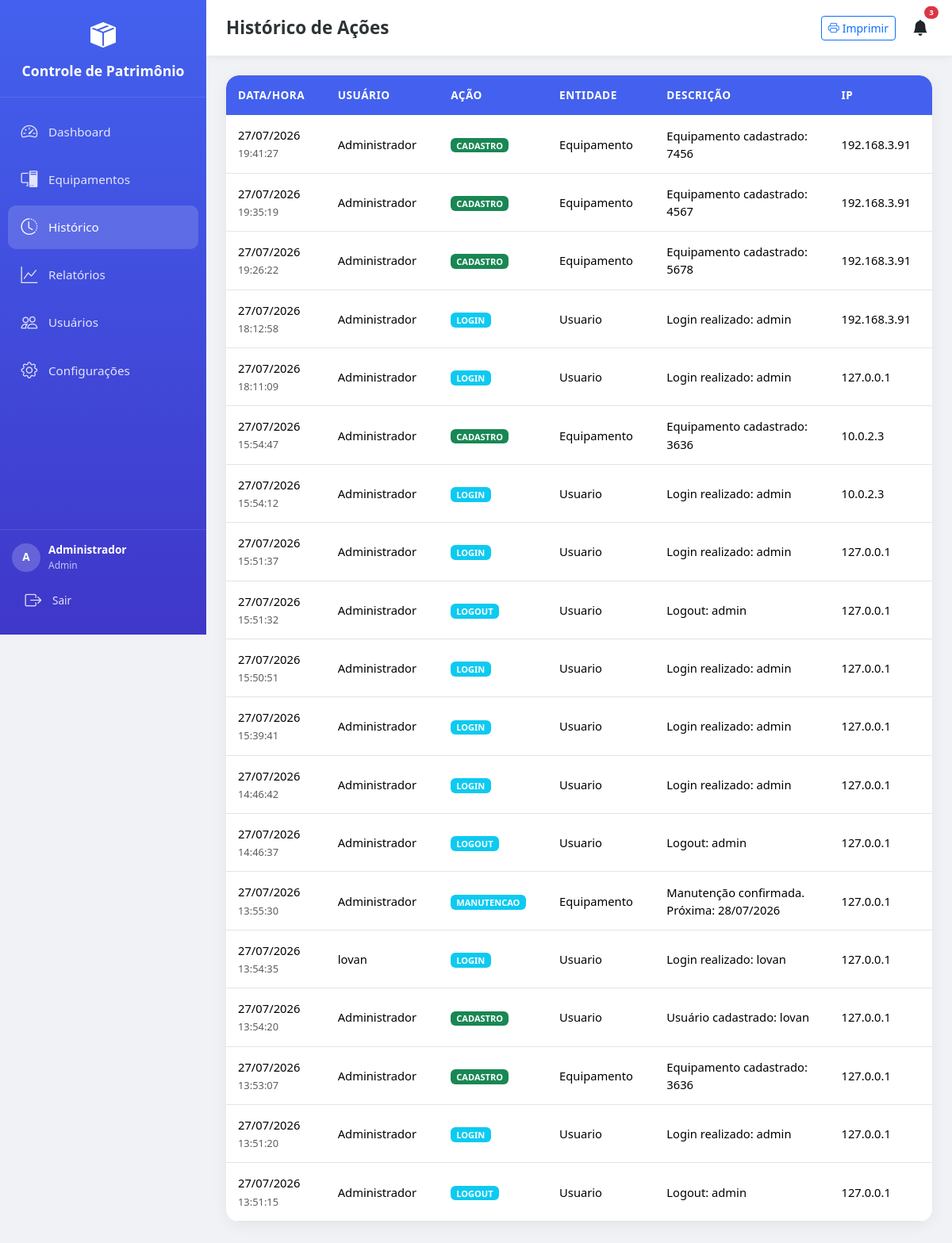
/historico (signed in), run on the app's committed database.
### app/models/models.py (models this page shows, shortened)
class Configuracao(db.Model):
    __tablename__ = 'configuracoes'
    id = db.Column(db.Integer, primary_key=True)
    nome_empresa = db.Column(db.String(200), default='Controle de Patrimônio')
    logo = db.Column(db.String(200), nullable=True)
    dias_lembrete_manutencao = db.Column(db.String(50), default='30,15,7,1')
    tema = db.Column(db.String(20), default='claro')
    data_atualizacao = db.Column(db.DateTime, default=datetime.now, onupdate=datetime.now)

class Usuario(UserMixin, db.Model):
    __tablename__ = 'usuarios'
    id = db.Column(db.Integer, primary_key=True)
    nome = db.Column(db.String(100), nullable=False)
    username = db.Column(db.String(50), unique=True, nullable=False)
    email = db.Column(db.String(120), unique=True, nullable=False)
    password_hash = db.Column(db.String(256), nullable=False)
    is_admin = db.Column(db.Boolean, default=False)
    ativo = db.Column(db.Boolean, default=True)
    data_criacao = db.Column(db.DateTime, default=datetime.now)
    equipamentos = db.relationship('Equipamento', backref='usuario_cadastro', lazy=True)

class Historico(db.Model):
    __tablename__ = 'historico'
    id = db.Column(db.Integer, primary_key=True)
    usuario_id = db.Column(db.Integer, db.ForeignKey('usuarios.id'), nullable=True)
    usuario_nome = db.Column(db.String(100))
    acao = db.Column(db.String(50), nullable=False)
    entidade = db.Column(db.String(50), nullable=False)
    entidade_id = db.Column(db.Integer)
    descricao = db.Column(db.Text)
    data = db.Column(db.DateTime, default=datetime.now)
    ip = db.Column(db.String(50))

### app/routes/main.py (the view)
@bp.route('/historico')
@login_required
def historico():
    page = request.args.get('page', 1, type=int)
    query = Historico.query.order_by(Historico.data.desc())
    pagination = query.paginate(page=page, per_page=50, error_out=False)
    config = Configuracao.query.first()
    return render_template('historico.html', historico=pagination.items, pagination=pagination, config=config)

### app/__init__.py (called while the page is built)
def create_app():
    app = Flask(__name__)
    app.config.from_object(Config)
    db.init_app(app)
    login_manager.init_app(app)
    login_manager.login_view = 'auth.login'
    login_manager.login_message = 'Por favor, faça login para acessar esta página.'
    login_manager.login_message_category = 'warning'
    with app.app_context():
        from app.routes import auth, main, api, admin
        app.register_blueprint(auth.bp)
        app.register_blueprint(main.bp)
        app.register_blueprint(api.bp, url_prefix='/api')
        app.register_blueprint(admin.bp, url_prefix='/admin')
        db.create_all()
        criar_admin_padrao()
        criar_config_padrao()
    @app.context_processor
    def inject_date():
        from datetime import date
        return dict(date=date)
    return app

### app/routes/auth.py (called while the page is built)
@login_manager.user_loader
def load_user(user_id):
    return Usuario.query.get(int(user_id))

### app/templates/historico.html (shortened to what this page needs)
{% extends "base.html" %}
{% block page_title %}Histórico de Ações{% endblock %}
{% block content %}
<div class="card-modern overflow-hidden">
    <div class="table-responsive">
        <table class="table table-modern mb-0">
            <thead>
                <tr>
                    <th>Data/Hora</th>
                    <th class="d-none d-md-table-cell">Usuário</th>
                    <th>Ação</th>
                    <th class="d-none d-lg-table-cell">Entidade</th>
                    <th>Descrição</th>
                    <th class="d-none d-xl-table-cell">IP</th>
                </tr>
            </thead>
            <tbody>
                {% for h in historico %}
                <tr>
                    <td>
                        <span class="d-block">{{ h.data.strftime('%d/%m/%Y') }}</span>
                        <small class="text-muted">{{ h.data.strftime('%H:%M:%S') }}</small>
                    </td>
                    <td class="d-none d-md-table-cell">{{ h.usuario_nome or 'Sistema' }}</td>
                    <td><span class="badge bg-{{ 'success' if h.acao=='CADASTRO' else 'warning' if h.acao=='EDICAO' else 'danger' if h.acao=='EXCLUSAO' else 'info' }}">{{ h.acao }}</span></td>
                    <td class="d-none d-lg-table-cell">{{ h.entidade }}</td>
                    <td>
                        {{ h.descricao or '-' }}
                    </td>
                    <td class="d-none d-xl-table-cell">{{ h.ip or '-' }}</td>
                </tr>
                {% else %}
                <tr><td colspan="6" class="text-center py-4 text-muted">Nenhum registro.</td></tr>
                {% endfor %}
            </tbody>
        </table>
    </div>
</div>
{% endblock %}

### app/templates/base.html (shortened to what this page needs)
<!DOCTYPE html>
<html lang="pt-BR" data-theme="{{ config.tema if config else 'claro' }}">
<head>
    <link href="https://cdn.jsdelivr.net/npm/bootstrap@5.3.2/dist/css/bootstrap.min.css" rel="stylesheet">
    <link rel="stylesheet" href="https://cdn.jsdelivr.net/npm/bootstrap-icons@1.11.1/font/bootstrap-icons.css">
    <link rel="stylesheet" href="/static/css/style.css">
</head>
<body>
    {% if current_user.is_authenticated %}
    <nav class="sidebar" id="sidebar">
        <div class="sidebar-header">
            <div class="logo-icon"><i class="bi bi-box-seam-fill"></i></div>
            <div class="logo-text">{{ config.nome_empresa if config else 'Patrimônio' }}</div>
        </div>
        <div class="sidebar-nav">
            <div class="nav-item">
                <a href="{{ url_for('main.dashboard') }}" class="nav-link {% if request.endpoint == 'main.dashboard' %}active{% endif %}">
                    <i class="bi bi-speedometer2"></i>
                    <span class="nav-text">Dashboard</span>
                </a>
            </div>
            <div class="nav-item">
                <a href="{{ url_for('main.equipamentos') }}" class="nav-link {% if request.endpoint.startswith('main.equipamento') %}active{% endif %}">
                    <i class="bi bi-pc-display"></i>
                    <span class="nav-text">Equipamentos</span>
                </a>
            </div>
            <div class="nav-item">
                <a href="{{ url_for('main.historico') }}" class="nav-link {% if request.endpoint == 'main.historico' %}active{% endif %}">
                    <i class="bi bi-clock-history"></i>
                    <span class="nav-text">Histórico</span>
                </a>
            </div>
            <div class="nav-item">
                <a href="{{ url_for('main.relatorios') }}" class="nav-link {% if request.endpoint == 'main.relatorios' %}active{% endif %}">
                    <i class="bi bi-graph-up"></i>
                    <span class="nav-text">Relatórios</span>
                </a>
            </div>
            {% if current_user.is_admin %}
            <div class="nav-item">
                <a href="{{ url_for('admin.usuarios') }}" class="nav-link {% if request.endpoint.startswith('admin.') %}active{% endif %}">
                    <i class="bi bi-people"></i>
                    <span class="nav-text">Usuários</span>
                </a>
            </div>
            <div class="nav-item">
                <a href="{{ url_for('admin.configuracoes') }}" class="nav-link {% if request.endpoint == 'admin.configuracoes' %}active{% endif %}">
                    <i class="bi bi-gear"></i>
                    <span class="nav-text">Configurações</span>
                </a>
            </div>
            {% endif %}
        </div>
        <div class="sidebar-footer">
            <div class="user-info">
                <div class="user-avatar">{{ current_user.nome[0] }}</div>
                <div>
                    <div style="font-weight:600;">{{ current_user.nome }}</div>
                    <div style="opacity:0.7; font-size:0.75rem;">{{ 'Admin' if current_user.is_admin else 'Usuário' }}</div>
                </div>
            </div>
            <a href="{{ url_for('auth.logout') }}" class="nav-link mt-2" style="font-size:0.85rem;">
                <i class="bi bi-box-arrow-right"></i>
                <span class="nav-text">Sair</span>
            </a>
        </div>
    </nav>
    {% endif %}
    <div class="main-content">
        {% if current_user.is_authenticated %}
        <div class="topbar no-print">
            <h1 class="page-title">{% block page_title %}Dashboard{% endblock %}</h1>
            <div class="d-flex align-items-center gap-2 gap-md-3">
                <a href="{{ url_for('main.impressao') }}" target="_blank" class="btn btn-sm btn-outline-primary no-print d-none d-md-inline-flex">
                    <i class="bi bi-printer me-1"></i> Imprimir
                </a>
                <div class="dropdown no-print">
                    <button class="btn btn-link text-dark position-relative p-1" data-bs-toggle="dropdown">
                        <i class="bi bi-bell-fill fs-5"></i>
                        <span class="position-absolute top-0 start-100 translate-middle badge rounded-pill bg-danger" id="notifCount" style="font-size:0.6rem; display:none;">0</span>
                    </button>
                </div>
            </div>
        </div>
        {% endif %}
        <div class="content-area">
            {% block content %}{% endblock %}
        </div>
    </div>
</body>
</html>

### app/static/css/style.css (style rules this page uses)
.table-responsive { -webkit-overflow-scrolling: touch; }
.card-modern { animation: slideUp 0.4s ease forwards; }
.table-modern td { max-width: 200px; overflow: hidden; text-overflow: ellipsis; }
.table-modern td:first-child { max-width: 120px; }

### app/templates/base.html (style rules this page uses)
:root { --primary: #4361ee; --primary-light: #4895ef; --secondary: #3f37c9; --success: #4cc9f0; --danger: #f72585; --warning: #f9c74f; --info: #90e0ef; --light: #f8f9fa; --dark: #212529; --bg-body: #f0f2f5; --bg-card: #ffffff; --text-main: #2d3436; --text-muted: #636e72; --border-color: #dfe6e9; --sidebar-width: 260px; --sidebar-collapsed: 70px; }
* { box-sizing: border-box; }
body { font-family: 'Segoe UI', system-ui, -apple-system, sans-serif; background: var(--bg-body); color: var(--text-main); min-height: 100vh; overflow-x: hidden; -webkit-text-size-adjust: 100%; }
.sidebar { position: fixed; top: 0; left: 0; width: var(--sidebar-width); height: 100vh; background: linear-gradient(180deg, var(--primary) 0%, var(--secondary) 100%); color: white; z-index: 1000; transition: all 0.3s ease; display: flex; flex-direction: column; overflow-y: auto; -webkit-overflow-scrolling: touch; }
.sidebar-header { padding: 20px; text-align: center; border-bottom: 1px solid rgba(255,255,255,0.1); }
.logo-icon { font-size: 2rem; color: white; }
.logo-text { font-size: 1.1rem; font-weight: 700; margin-top: 8px; }
.sidebar-nav { flex: 1; padding: 15px 10px; }
.nav-item { margin-bottom: 5px; }
.nav-link { display: flex; align-items: center; padding: 12px 15px; color: rgba(255,255,255,0.85); text-decoration: none; border-radius: 10px; transition: all 0.2s; font-size: 0.95rem; }
.nav-link:hover, .nav-link.active { background: rgba(255,255,255,0.15); color: white; }
.nav-link i { font-size: 1.3rem; margin-right: 12px; min-width: 24px; text-align: center; }
.sidebar-footer { padding: 15px; border-top: 1px solid rgba(255,255,255,0.1); }
.user-info { display: flex; align-items: center; gap: 10px; font-size: 0.85rem; }
.user-avatar { width: 36px; height: 36px; border-radius: 50%; background: rgba(255,255,255,0.2); display: flex; align-items: center; justify-content: center; font-weight: bold; flex-shrink: 0; }
.main-content { margin-left: var(--sidebar-width); min-height: 100vh; transition: margin-left 0.3s ease; padding-bottom: 80px; }
.topbar { background: var(--bg-card); padding: 15px 25px; display: flex; align-items: center; justify-content: space-between; box-shadow: 0 2px 10px rgba(0,0,0,0.05); position: sticky; top: 0; z-index: 100; gap: 10px; }
.page-title { font-size: 1.4rem; font-weight: 700; color: var(--text-main); margin: 0; white-space: nowrap; overflow: hidden; text-overflow: ellipsis; }
.content-area { padding: 25px; }
.card-modern { background: var(--bg-card); border: none; border-radius: 16px; box-shadow: 0 4px 20px rgba(0,0,0,0.06); transition: transform 0.2s, box-shadow 0.2s; }
.table-modern { background: var(--bg-card); border-radius: 16px; overflow: hidden; margin-bottom: 0; }
.table-modern thead th { background: var(--primary); color: white; font-weight: 600; font-size: 0.85rem; text-transform: uppercase; letter-spacing: 0.5px; padding: 15px; border: none; position: sticky; top: 0; z-index: 10; white-space: nowrap; }
.table-modern tbody td { padding: 14px 15px; border-bottom: 1px solid var(--border-color); vertical-align: middle; font-size: 0.92rem; }

### data on the page
Configuracao: nome_empresa "Controle de Patrimônio"
Usuario: nome "A", nome "Administrador", is_admin "Admin"
Historico: data "27/07/2026", data "19:41:27", usuario_nome "Administrador", acao "CADASTRO", entidade "Equipamento", descricao "Equipamento cadastrado: 7456", ip "192.168.3.91"
Historico: data "27/07/2026", data "19:35:19", usuario_nome "Administrador", acao "CADASTRO", entidade "Equipamento", descricao "Equipamento cadastrado: 4567", ip "192.168.3.91"
Historico: data "27/07/2026", data "19:26:22", usuario_nome "Administrador", acao "CADASTRO", entidade "Equipamento", descricao "Equipamento cadastrado: 5678", ip "192.168.3.91"
Historico: data "27/07/2026", data "18:12:58", usuario_nome "Administrador", acao "LOGIN", entidade "Usuario", descricao "Login realizado: admin", ip "192.168.3.91"
Historico: data "27/07/2026", data "18:11:09", usuario_nome "Administrador", acao "LOGIN", entidade "Usuario", descricao "Login realizado: admin", ip "127.0.0.1"
Historico: data "27/07/2026", data "15:54:47", usuario_nome "Administrador", acao "CADASTRO", entidade "Equipamento", descricao "Equipamento cadastrado: 3636", ip "10.0.2.3"
Historico: data "27/07/2026", data "15:54:12", usuario_nome "Administrador", acao "LOGIN", entidade "Usuario", descricao "Login realizado: admin", ip "10.0.2.3"
Historico: data "27/07/2026", data "15:51:37", usuario_nome "Administrador", acao "LOGIN", entidade "Usuario", descricao "Login realizado: admin", ip "127.0.0.1"
Historico: data "27/07/2026", data "15:51:32", usuario_nome "Administrador", acao "LOGOUT", entidade "Usuario", descricao "Logout: admin", ip "127.0.0.1"
Historico: data "27/07/2026", data "15:50:51", usuario_nome "Administrador", acao "LOGIN", entidade "Usuario", descricao "Login realizado: admin", ip "127.0.0.1"
Historico: data "27/07/2026", data "15:39:41", usuario_nome "Administrador", acao "LOGIN", entidade "Usuario", descricao "Login realizado: admin", ip "127.0.0.1"
Historico: data "27/07/2026", data "14:46:42", usuario_nome "Administrador", acao "LOGIN", entidade "Usuario", descricao "Login realizado: admin", ip "127.0.0.1"
Historico: data "27/07/2026", data "14:46:37", usuario_nome "Administrador", acao "LOGOUT", entidade "Usuario", descricao "Logout: admin", ip "127.0.0.1"
Historico: data "27/07/2026", data "13:55:30", usuario_nome "Administrador", acao "MANUTENCAO", entidade "Equipamento", descricao "Manutenção confirmada. Próxima: 28/07/2026", ip "127.0.0.1"
Historico: data "27/07/2026", data "13:54:35", usuario_nome "lovan", acao "LOGIN", entidade "Usuario", descricao "Login realizado: lovan", ip "127.0.0.1"
Historico: data "27/07/2026", data "13:54:20", usuario_nome "Administrador", acao "CADASTRO", entidade "Usuario", descricao "Usuário cadastrado: lovan", ip "127.0.0.1"
Historico: data "27/07/2026", data "13:53:07", usuario_nome "Administrador", acao "CADASTRO", entidade "Equipamento", descricao "Equipamento cadastrado: 3636", ip "127.0.0.1"
Historico: data "27/07/2026", data "13:51:20", usuario_nome "Administrador", acao "LOGIN", entidade "Usuario", descricao "Login realizado: admin", ip "127.0.0.1"
Historico: data "27/07/2026", data "13:51:15", usuario_nome "Administrador", acao "LOGOUT", entidade "Usuario", descricao "Logout: admin", ip "127.0.0.1"
